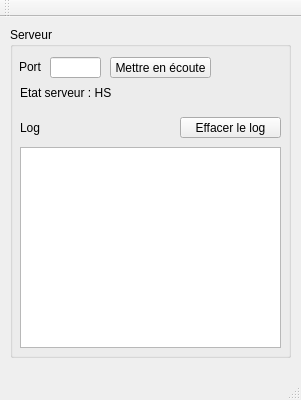
<?xml version="1.0" encoding="UTF-8"?>
<ui version="4.0">
 <class>ServeurTCPIPClass</class>
 <widget class="QMainWindow" name="ServeurTCPIPClass">
  <property name="geometry">
   <rect>
    <x>0</x>
    <y>0</y>
    <width>301</width>
    <height>400</height>
   </rect>
  </property>
  <property name="windowTitle">
   <string>ServeurTCPIP</string>
  </property>
  <widget class="QWidget" name="centralWidget">
   <widget class="QGroupBox" name="listenGroup">
    <property name="geometry">
     <rect>
      <x>10</x>
      <y>10</y>
      <width>281</width>
      <height>331</height>
     </rect>
    </property>
    <property name="title">
     <string>Serveur</string>
    </property>
    <widget class="QLabel" name="portLabel">
     <property name="geometry">
      <rect>
       <x>10</x>
       <y>30</y>
       <width>21</width>
       <height>20</height>
      </rect>
     </property>
     <property name="text">
      <string>Port</string>
     </property>
     <property name="alignment">
      <set>Qt::AlignRight|Qt::AlignTrailing|Qt::AlignVCenter</set>
     </property>
    </widget>
    <widget class="QPushButton" name="listenButton">
     <property name="geometry">
      <rect>
       <x>100</x>
       <y>30</y>
       <width>101</width>
       <height>21</height>
      </rect>
     </property>
     <property name="cursor">
      <cursorShape>PointingHandCursor</cursorShape>
     </property>
     <property name="text">
      <string>Mettre en écoute</string>
     </property>
    </widget>
    <widget class="QLineEdit" name="portLine">
     <property name="geometry">
      <rect>
       <x>40</x>
       <y>30</y>
       <width>51</width>
       <height>21</height>
      </rect>
     </property>
     <property name="alignment">
      <set>Qt::AlignCenter</set>
     </property>
    </widget>
    <widget class="QLabel" name="listenStatus">
     <property name="geometry">
      <rect>
       <x>10</x>
       <y>50</y>
       <width>261</width>
       <height>31</height>
      </rect>
     </property>
     <property name="font">
      <font>
       <weight>50</weight>
       <bold>false</bold>
      </font>
     </property>
     <property name="text">
      <string>Etat serveur : HS</string>
     </property>
     <property name="scaledContents">
      <bool>false</bool>
     </property>
     <property name="alignment">
      <set>Qt::AlignLeading|Qt::AlignLeft|Qt::AlignVCenter</set>
     </property>
     <property name="wordWrap">
      <bool>false</bool>
     </property>
    </widget>
    <widget class="QLabel" name="logLabel">
     <property name="geometry">
      <rect>
       <x>10</x>
       <y>90</y>
       <width>261</width>
       <height>21</height>
      </rect>
     </property>
     <property name="font">
      <font>
       <weight>50</weight>
       <bold>false</bold>
      </font>
     </property>
     <property name="text">
      <string>Log</string>
     </property>
    </widget>
    <widget class="QPushButton" name="logClearButton">
     <property name="geometry">
      <rect>
       <x>170</x>
       <y>90</y>
       <width>101</width>
       <height>21</height>
      </rect>
     </property>
     <property name="cursor">
      <cursorShape>PointingHandCursor</cursorShape>
     </property>
     <property name="text">
      <string>Effacer le log</string>
     </property>
    </widget>
    <widget class="QListWidget" name="logBox">
     <property name="geometry">
      <rect>
       <x>10</x>
       <y>120</y>
       <width>261</width>
       <height>201</height>
      </rect>
     </property>
    </widget>
   </widget>
  </widget>
  <widget class="QMenuBar" name="menuBar">
   <property name="geometry">
    <rect>
     <x>0</x>
     <y>0</y>
     <width>301</width>
     <height>20</height>
    </rect>
   </property>
  </widget>
  <widget class="QToolBar" name="mainToolBar">
   <attribute name="toolBarArea">
    <enum>TopToolBarArea</enum>
   </attribute>
   <attribute name="toolBarBreak">
    <bool>false</bool>
   </attribute>
  </widget>
  <widget class="QStatusBar" name="statusBar"/>
 </widget>
 <layoutdefault spacing="6" margin="11"/>
 <resources>
  <include location="ServeurTCPIP.qrc"/>
 </resources>
 <connections>
  <connection>
   <sender>listenButton</sender>
   <signal>clicked()</signal>
   <receiver>ServeurTCPIPClass</receiver>
   <slot>OnListenButtonClicked()</slot>
   <hints>
    <hint type="sourcelabel">
     <x>145</x>
     <y>152</y>
    </hint>
    <hint type="destinationlabel">
     <x>150</x>
     <y>199</y>
    </hint>
   </hints>
  </connection>
  <connection>
   <sender>logClearButton</sender>
   <signal>clicked()</signal>
   <receiver>ServeurTCPIPClass</receiver>
   <slot>OnLogClearButtonClicked()</slot>
   <hints>
    <hint type="sourcelabel">
     <x>230</x>
     <y>147</y>
    </hint>
    <hint type="destinationlabel">
     <x>150</x>
     <y>199</y>
    </hint>
   </hints>
  </connection>
 </connections>
 <slots>
  <signal>newConnection()</signal>
  <slot>OnListenButtonClicked()</slot>
  <slot>OnServerNewConnection()</slot>
  <slot>OnLogClearButtonClicked()</slot>
 </slots>
</ui>
